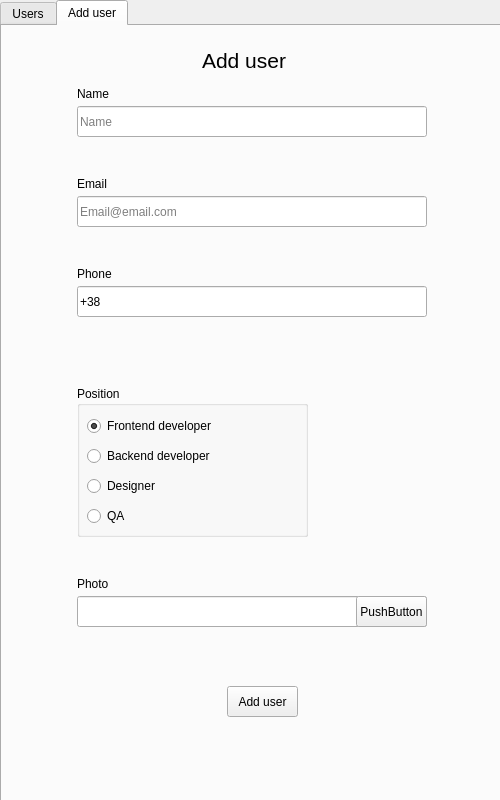
<?xml version="1.0" encoding="UTF-8"?>
<ui version="4.0">
 <class>MyMainQtGUIClass</class>
 <widget class="QMainWindow" name="MyMainQtGUIClass">
  <property name="geometry">
   <rect>
    <x>0</x>
    <y>0</y>
    <width>500</width>
    <height>800</height>
   </rect>
  </property>
  <property name="sizePolicy">
   <sizepolicy hsizetype="Fixed" vsizetype="Fixed">
    <horstretch>0</horstretch>
    <verstretch>0</verstretch>
   </sizepolicy>
  </property>
  <property name="windowTitle">
   <string>MyMainQtGUI</string>
  </property>
  <widget class="QWidget" name="centralWidget">
   <property name="sizePolicy">
    <sizepolicy hsizetype="Fixed" vsizetype="Fixed">
     <horstretch>0</horstretch>
     <verstretch>0</verstretch>
    </sizepolicy>
   </property>
   <widget class="QTabWidget" name="tabWidget">
    <property name="geometry">
     <rect>
      <x>0</x>
      <y>0</y>
      <width>503</width>
      <height>803</height>
     </rect>
    </property>
    <property name="currentIndex">
     <number>1</number>
    </property>
    <widget class="QWidget" name="tab">
     <attribute name="title">
      <string>Users</string>
     </attribute>
     <widget class="QLabel" name="label">
      <property name="geometry">
       <rect>
        <x>200</x>
        <y>10</y>
        <width>86</width>
        <height>18</height>
       </rect>
      </property>
      <property name="sizePolicy">
       <sizepolicy hsizetype="Preferred" vsizetype="Minimum">
        <horstretch>0</horstretch>
        <verstretch>0</verstretch>
       </sizepolicy>
      </property>
      <property name="font">
       <font>
        <pointsize>16</pointsize>
       </font>
      </property>
      <property name="text">
       <string>Users list</string>
      </property>
     </widget>
     <widget class="QWidget" name="verticalLayoutWidget">
      <property name="geometry">
       <rect>
        <x>20</x>
        <y>40</y>
        <width>451</width>
        <height>681</height>
       </rect>
      </property>
      <layout class="QVBoxLayout" name="verticalLayout"/>
     </widget>
     <widget class="QPushButton" name="pushButton">
      <property name="geometry">
       <rect>
        <x>150</x>
        <y>725</y>
        <width>191</width>
        <height>41</height>
       </rect>
      </property>
      <property name="text">
       <string>PushButton</string>
      </property>
     </widget>
    </widget>
    <widget class="QWidget" name="tab_2">
     <attribute name="title">
      <string>Add user</string>
     </attribute>
     <widget class="QLabel" name="label_2">
      <property name="geometry">
       <rect>
        <x>200</x>
        <y>25</y>
        <width>86</width>
        <height>18</height>
       </rect>
      </property>
      <property name="sizePolicy">
       <sizepolicy hsizetype="Preferred" vsizetype="Minimum">
        <horstretch>0</horstretch>
        <verstretch>0</verstretch>
       </sizepolicy>
      </property>
      <property name="font">
       <font>
        <pointsize>16</pointsize>
       </font>
      </property>
      <property name="text">
       <string>Add user</string>
      </property>
     </widget>
     <widget class="QLabel" name="label_3">
      <property name="geometry">
       <rect>
        <x>75</x>
        <y>60</y>
        <width>49</width>
        <height>16</height>
       </rect>
      </property>
      <property name="text">
       <string>Name</string>
      </property>
     </widget>
     <widget class="QLineEdit" name="lineEdit">
      <property name="geometry">
       <rect>
        <x>75</x>
        <y>80</y>
        <width>350</width>
        <height>31</height>
       </rect>
      </property>
      <property name="maxLength">
       <number>60</number>
      </property>
      <property name="placeholderText">
       <string>Name</string>
      </property>
     </widget>
     <widget class="QLabel" name="label_4">
      <property name="geometry">
       <rect>
        <x>75</x>
        <y>150</y>
        <width>49</width>
        <height>16</height>
       </rect>
      </property>
      <property name="text">
       <string>Email</string>
      </property>
     </widget>
     <widget class="QLineEdit" name="lineEdit_2">
      <property name="geometry">
       <rect>
        <x>75</x>
        <y>170</y>
        <width>350</width>
        <height>31</height>
       </rect>
      </property>
      <property name="maxLength">
       <number>32767</number>
      </property>
      <property name="placeholderText">
       <string>Email@email.com</string>
      </property>
     </widget>
     <widget class="QLabel" name="label_5">
      <property name="geometry">
       <rect>
        <x>75</x>
        <y>240</y>
        <width>49</width>
        <height>16</height>
       </rect>
      </property>
      <property name="text">
       <string>Phone</string>
      </property>
     </widget>
     <widget class="QLineEdit" name="lineEdit_3">
      <property name="geometry">
       <rect>
        <x>75</x>
        <y>260</y>
        <width>350</width>
        <height>31</height>
       </rect>
      </property>
      <property name="inputMask">
       <string>+380000000000</string>
      </property>
      <property name="placeholderText">
       <string>+380955388485</string>
      </property>
     </widget>
     <widget class="QGroupBox" name="groupBox">
      <property name="geometry">
       <rect>
        <x>75</x>
        <y>360</y>
        <width>231</width>
        <height>151</height>
       </rect>
      </property>
      <property name="title">
       <string>Position</string>
      </property>
      <widget class="QRadioButton" name="radioButton">
       <property name="geometry">
        <rect>
         <x>10</x>
         <y>30</y>
         <width>201</width>
         <height>20</height>
        </rect>
       </property>
       <property name="text">
        <string>Frontend developer</string>
       </property>
       <property name="checked">
        <bool>true</bool>
       </property>
      </widget>
      <widget class="QRadioButton" name="radioButton_2">
       <property name="geometry">
        <rect>
         <x>10</x>
         <y>60</y>
         <width>171</width>
         <height>20</height>
        </rect>
       </property>
       <property name="text">
        <string>Backend developer</string>
       </property>
      </widget>
      <widget class="QRadioButton" name="radioButton_3">
       <property name="geometry">
        <rect>
         <x>10</x>
         <y>90</y>
         <width>201</width>
         <height>20</height>
        </rect>
       </property>
       <property name="text">
        <string>Designer</string>
       </property>
      </widget>
      <widget class="QRadioButton" name="radioButton_4">
       <property name="geometry">
        <rect>
         <x>10</x>
         <y>120</y>
         <width>191</width>
         <height>20</height>
        </rect>
       </property>
       <property name="text">
        <string>QA</string>
       </property>
      </widget>
     </widget>
     <widget class="QLabel" name="label_6">
      <property name="geometry">
       <rect>
        <x>75</x>
        <y>550</y>
        <width>49</width>
        <height>16</height>
       </rect>
      </property>
      <property name="text">
       <string>Photo</string>
      </property>
     </widget>
     <widget class="QLineEdit" name="lineEdit_4">
      <property name="geometry">
       <rect>
        <x>75</x>
        <y>570</y>
        <width>350</width>
        <height>31</height>
       </rect>
      </property>
      <property name="readOnly">
       <bool>true</bool>
      </property>
     </widget>
     <widget class="QPushButton" name="pushButton_2">
      <property name="geometry">
       <rect>
        <x>354</x>
        <y>570</y>
        <width>71</width>
        <height>31</height>
       </rect>
      </property>
      <property name="text">
       <string>PushButton</string>
      </property>
     </widget>
     <widget class="QPushButton" name="pushButton_3">
      <property name="geometry">
       <rect>
        <x>225</x>
        <y>660</y>
        <width>71</width>
        <height>31</height>
       </rect>
      </property>
      <property name="text">
       <string>Add user</string>
      </property>
     </widget>
    </widget>
   </widget>
  </widget>
 </widget>
 <layoutdefault spacing="6" margin="11"/>
 <resources>
  <include location="MyMainQtGUI.qrc"/>
 </resources>
 <connections>
  <connection>
   <sender>pushButton</sender>
   <signal>clicked()</signal>
   <receiver>MyMainQtGUIClass</receiver>
   <slot>show()</slot>
   <hints>
    <hint type="sourcelabel">
     <x>152</x>
     <y>750</y>
    </hint>
    <hint type="destinationlabel">
     <x>251</x>
     <y>299</y>
    </hint>
   </hints>
  </connection>
 </connections>
</ui>
